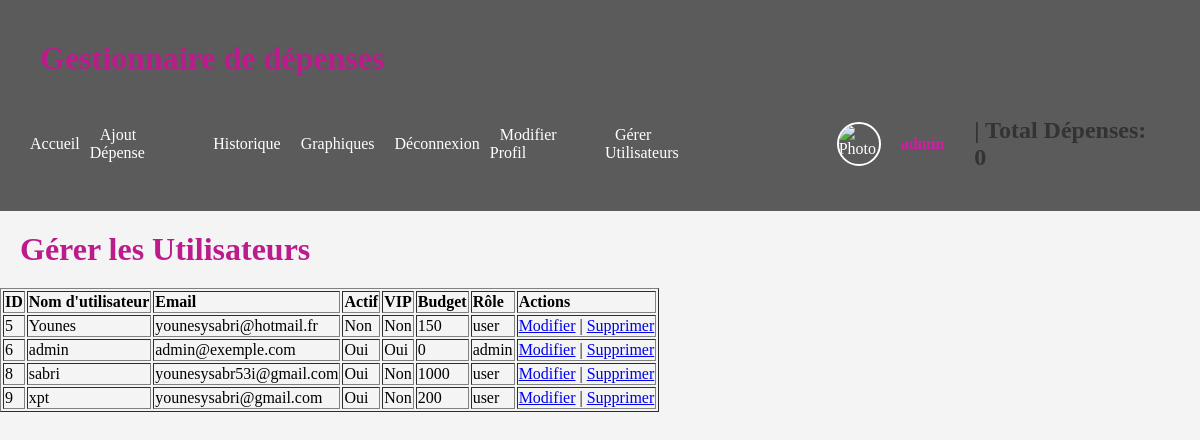
The page /manage_users.php (signed in) on the database as committed earlier.
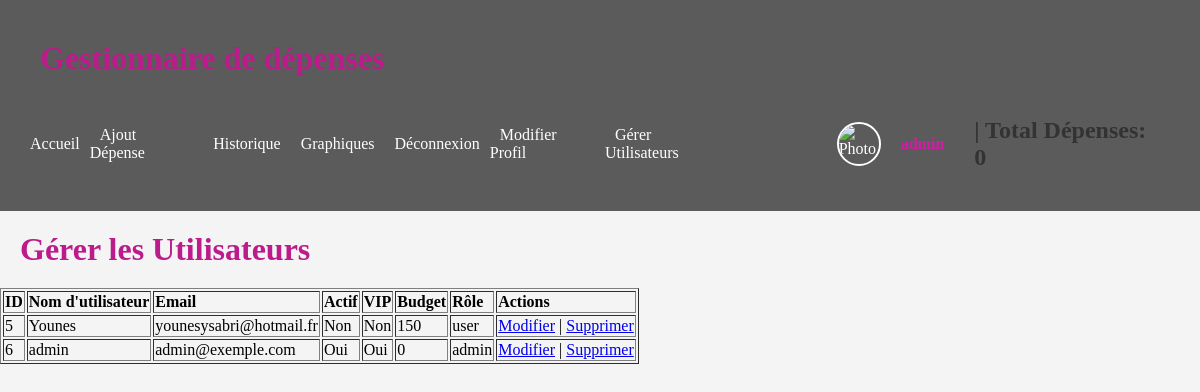
The same page on the database as committed later.
### tables this page shows
CREATE TABLE IF NOT EXISTS `users` (
  `id` int NOT NULL AUTO_INCREMENT,
  `username` varchar(100) DEFAULT NULL,
  `password` varchar(100) DEFAULT NULL,
  `email` varchar(100) DEFAULT NULL,
  `photo` varchar(255) NOT NULL,
  `ACTIVE` tinyint(1) DEFAULT NULL,
  `VIP` boolean DEFAULT 0,
  `budget` int NOT NULL,
  `role` enum('user','admin') NOT NULL DEFAULT 'user',
  PRIMARY KEY (`id`),
  UNIQUE KEY `username` (`username`)
);

### manage_users.php (the view, shortened to what this page needs)
<?php
include 'connect.php';
$query = "SELECT id, username, email, ACTIVE, VIP, budget, role FROM users";
$result = $conn->query($query);
?>
<!DOCTYPE html>
<html lang="fr">
<head>
    <link rel="stylesheet" href="style.css">
</head>
<header>
    <div class="container">
        <h1>Gestionnaire de dépenses</h1>
        <nav>
            <ul>
                <li><a href="Accueil.php">Accueil</a></li>
                <?php
                if (isset($_SESSION['user_id'])) {
                    echo '<li><a href="Ajout.php">Ajout Dépense</a></li><li><a href="Historique.php">Historique</a></li>';
                    if ($_SESSION['VIP'] == 1) {
                        echo '<li><a href="Graphiques.php">Graphiques</a></li>';
                    }
                    echo '<li><a href="logout.php">Déconnexion</a></li>';
                    echo '<li><a href="profil.php">Modifier Profil</a></li>';
                    if ($_SESSION['role'] === 'admin') {
                        echo '<li><a href="manage_users.php">Gérer Utilisateurs</a></li>';
                    }
                    echo '<li class="user-profile">';
                    echo '<img src="' . $_SESSION['photo'] . '" alt="Photo de profil">';
                    echo '<span class="username">' . $_SESSION['username'] . '</span>';
                    echo '</li>';
                    echo '<div id="totalDepenses"><h2> | Total Dépenses: 0 </h2></div>';
                } else {
                    echo '<li><a href="connexion.html">Connexion</a></li><li><a href="compte.html">Inscription</a></li>';
                }
                ?>
            </ul>
        </nav>
    </div>
</header>
<body>
    <h1>Gérer les Utilisateurs</h1>
    <table border="1">
        <thead>
            <tr>
                <th>ID</th>
                <th>Nom d'utilisateur</th>
                <th>Email</th>
                <th>Actif</th>
                <th>VIP</th>
                <th>Budget</th>
                <th>Rôle</th>
                <th>Actions</th>
            </tr>
        </thead>
        <tbody>
            <?php while ($user = $result->fetch_assoc()) : ?>
                <tr>
                    <td><?php echo $user['id']; ?></td>
                    <td><?php echo htmlspecialchars($user['username']); ?></td>
                    <td><?php echo htmlspecialchars($user['email']); ?></td>
                    <td><?php echo $user['ACTIVE'] ? 'Oui' : 'Non'; ?></td>
                    <td><?php echo $user['VIP'] ? 'Oui' : 'Non'; ?></td>
                    <td><?php echo htmlspecialchars($user['budget']); ?></td>
                    <td><?php echo htmlspecialchars($user['role']); ?></td>
                    <td>
                        <a href="edit_user.php?id=<?php echo $user['id']; ?>">Modifier</a> |
                        <a href="delete_users.php?id=<?php echo $user['id']; ?>" onclick="return confirm('Êtes-vous sûr de vouloir supprimer cet utilisateur ?');">Supprimer</a>
                    </td>
                </tr>
            <?php endwhile; ?>
        </tbody>
    </table>
</body>
</html>

Rows that differ between the two databases and show on the page:
removed users: id "8", username "sabri", email "younesysabr53i@gmail.com", ACTIVE "Oui", VIP "Non", budget "1000", role "user"
removed users: id "9", username "xpt", email "younesysabri@gmail.com", ACTIVE "Oui", shows "Non", budget "200", role "user"
